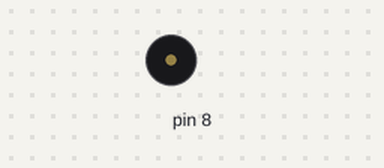
A sketch run on a simulated Arduino Uno, built with avr-gcc and run on an emulated ATmega328P. Parts: buzzer (waves = sounding).

Above: at 0.35 s.
At 4.1 s:
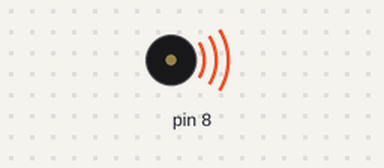
Timing chart, 0 to 4.6 s (numbered marks = the images above):
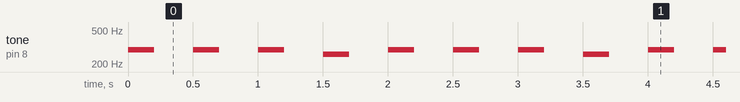

Measured:
- by itself, tone on pin 8: repeats every 2.0 s: 2 × (silent 0.30 s, 294 Hz 0.20 s), silent 0.30 s, 261 Hz 0.20 s, silent 0.30 s, 294 Hz 0.20 s

The sketch:

Buzzer.ino
```cpp
void setup() {
  // put your setup code here, to run once:

}

void loop() {
  // put your main code here, to run repeatedly:
  tone (8, 294, 200);
  delay (500);
  tone (8, 294, 200);
  delay (500);
  tone (8, 294, 200);
  delay (500);
  tone (8, 261, 200);
  delay (500);
}
```
